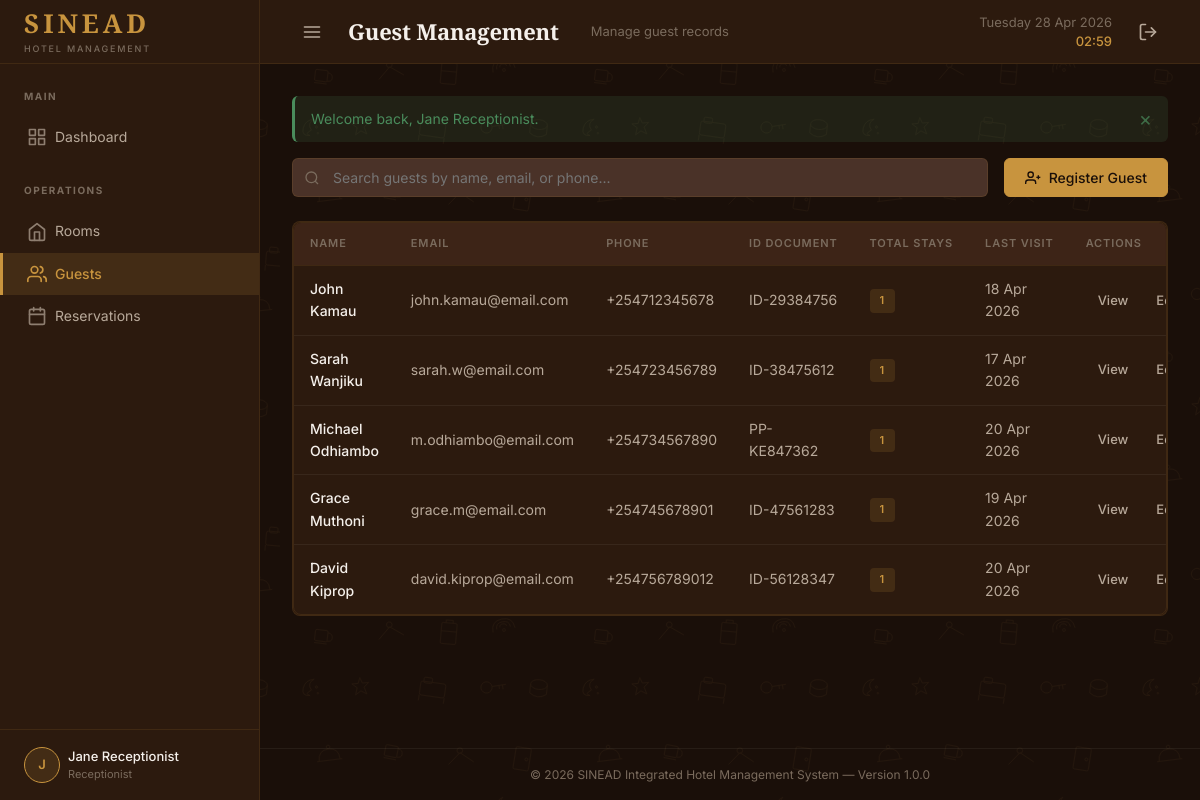
Screenshot of /index.php?page=guests (signed in) with the database file from the repository.
### tables this page shows
CREATE TABLE guests (
    id              INT AUTO_INCREMENT PRIMARY KEY,
    first_name      VARCHAR(50)  NOT NULL,
    last_name       VARCHAR(50)  NOT NULL,
    email           VARCHAR(100) DEFAULT NULL,
    phone           VARCHAR(20)  NOT NULL,
    id_document     VARCHAR(50)  DEFAULT NULL COMMENT 'National ID or Passport number',
    address         TEXT         DEFAULT NULL,
    created_at      DATETIME     NOT NULL DEFAULT CURRENT_TIMESTAMP,
    updated_at      DATETIME     NOT NULL DEFAULT CURRENT_TIMESTAMP ON UPDATE CURRENT_TIMESTAMP,

    INDEX idx_guests_name (last_name, first_name),
    INDEX idx_guests_phone (phone),
    INDEX idx_guests_email (email)
);

### views/guests/index.php (the view, shortened to what this page needs)
<!DOCTYPE html>
<html lang="en">
<head>
    <link rel="stylesheet" href="<?php echo asset('css/main.css'); ?>">
</head>
<body>
<div class="app-layout">
    <?php require_once VIEWS_PATH . '/layouts/sidebar.php'; ?>
    <div class="main-content">
        <?php require_once VIEWS_PATH . '/layouts/header.php'; ?>
        <div class="content-area">
            <div class="filter-bar">
                <div class="search-input-wrapper">
                    <svg xmlns="http://www.w3.org/2000/svg" width="16" height="16" viewBox="0 0 24 24" fill="none" stroke="currentColor" stroke-width="2"><circle cx="11" cy="11" r="8"></circle><line x1="21" y1="21" x2="16.65" y2="16.65"></line></svg>
                    <input type="text" class="search-input" placeholder="Search guests by name, email, or phone..." data-table-search="guestsTable" id="guestSearch">
                </div>
                <a href="<?php echo url('guests', ['action' => 'create']); ?>" class="btn btn-primary" id="btnAddGuest">
                    Register Guest
                </a>
            </div>
            <div class="card">
                <div class="table-container">
                    <table class="data-table" id="guestsTable">
                        <thead>
                            <tr>
                                <th>Name</th>
                                <th>Email</th>
                                <th>Phone</th>
                                <th>ID Document</th>
                                <th>Total Stays</th>
                                <th>Last Visit</th>
                                <th>Actions</th>
                            </tr>
                        </thead>
                        <tbody>
                            <?php if (empty($guests)): ?>
                                <tr><td colspan="7" class="text-center p-lg text-muted">No guests found.</td></tr>
                            <?php else: ?>
                                <?php foreach ($guests as $g): ?>
                                    <tr>
                                        <td style="font-weight: 500; color: var(--text-primary);">
                                            <a href="<?php echo url('guests', ['action' => 'view', 'id' => $g['id']]); ?>" style="color: var(--text-primary);">
                                                <?php echo sanitize($g['first_name'] . ' ' . $g['last_name']); ?>
                                            </a>
                                        </td>
                                        <td><?php echo sanitize($g['email'] ?? '--'); ?></td>
                                        <td><?php echo sanitize($g['phone']); ?></td>
                                        <td class="text-muted"><?php echo sanitize($g['id_document'] ?? '--'); ?></td>
                                        <td><span class="badge badge-gold"><?php echo $g['total_stays']; ?></span></td>
                                        <td class="text-muted"><?php echo $g['last_visit'] ? formatDate($g['last_visit']) : '--'; ?></td>
                                        <td>
                                            <div class="table-actions">
                                                <a href="<?php echo url('guests', ['action' => 'view', 'id' => $g['id']]); ?>" class="btn btn-ghost btn-sm">View</a>
                                                <a href="<?php echo url('guests', ['action' => 'edit', 'id' => $g['id']]); ?>" class="btn btn-ghost btn-sm">Edit</a>
                                            </div>
                                        </td>
                                    </tr>
                                <?php endforeach; ?>
                            <?php endif; ?>
                        </tbody>
                    </table>
                </div>
            </div>
        </div>
        <?php require_once VIEWS_PATH . '/layouts/footer.php'; ?>
    </div>
</div>
</body>
</html>

### rows the page displays
guests: first_name+last_name "John Kamau", email "john.kamau@email.com", phone "+254712345678", id_document "ID-29384756", total_stays "1", last_visit "18 Apr 2026"
guests: first_name+last_name "Sarah Wanjiku", email "sarah.w@email.com", phone "+254723456789", id_document "ID-38475612", total_stays "1", last_visit "17 Apr 2026"
guests: first_name+last_name "Michael Odhiambo", email "m.odhiambo@email.com", phone "+254734567890", id_document "PP-KE847362", total_stays "1", last_visit "20 Apr 2026"
guests: first_name+last_name "Grace Muthoni", email "grace.m@email.com", phone "+254745678901", id_document "ID-47561283", total_stays "1", last_visit "19 Apr 2026"
guests: first_name+last_name "David Kiprop", email "david.kiprop@email.com", phone "+254756789012", id_document "ID-56128347", total_stays "1", last_visit "20 Apr 2026"

### other values shown
substr(currentUser('full_name') ?? 'U', 0, 1) "J"
currentUser('full_name') "Jane Receptionist"
currentUser('role') "Receptionist"
$pageTitle "Guest Management"
$pageSubtitle "Manage guest records"
$message "Welcome back, Jane Receptionist."
APP_FULL_NAME "SINEAD Integrated Hotel Management System"
APP_VERSION "1.0.0"
